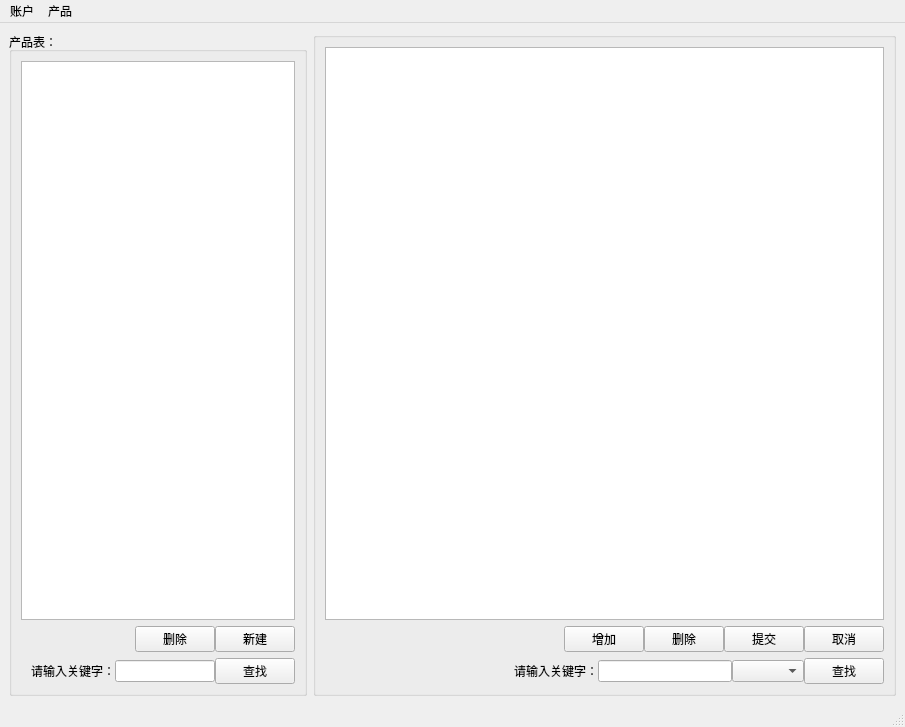
<?xml version="1.0" encoding="UTF-8"?>
<ui version="4.0">
 <class>MainWindow</class>
 <widget class="QMainWindow" name="MainWindow">
  <property name="geometry">
   <rect>
    <x>0</x>
    <y>0</y>
    <width>905</width>
    <height>727</height>
   </rect>
  </property>
  <property name="windowTitle">
   <string>产品管理系统主界面</string>
  </property>
  <widget class="QWidget" name="centralwidget">
   <layout class="QVBoxLayout" name="verticalLayout_4">
    <property name="spacing">
     <number>0</number>
    </property>
    <property name="leftMargin">
     <number>0</number>
    </property>
    <property name="topMargin">
     <number>0</number>
    </property>
    <property name="rightMargin">
     <number>0</number>
    </property>
    <property name="bottomMargin">
     <number>0</number>
    </property>
    <item>
     <widget class="QStackedWidget" name="stackedWidget">
      <property name="currentIndex">
       <number>0</number>
      </property>
      <widget class="QWidget" name="page_1">
       <layout class="QHBoxLayout" name="horizontalLayout_6">
        <item>
         <widget class="QGroupBox" name="groupBox_pg1_1">
          <property name="sizePolicy">
           <sizepolicy hsizetype="Fixed" vsizetype="Preferred">
            <horstretch>0</horstretch>
            <verstretch>0</verstretch>
           </sizepolicy>
          </property>
          <property name="minimumSize">
           <size>
            <width>250</width>
            <height>0</height>
           </size>
          </property>
          <property name="maximumSize">
           <size>
            <width>300</width>
            <height>16777215</height>
           </size>
          </property>
          <property name="title">
           <string>产品表：</string>
          </property>
          <layout class="QVBoxLayout" name="verticalLayout">
           <item>
            <widget class="QListView" name="listView_pg1_gp1_1"/>
           </item>
           <item>
            <widget class="QWidget" name="widget" native="true">
             <layout class="QHBoxLayout" name="horizontalLayout_2">
              <property name="spacing">
               <number>0</number>
              </property>
              <property name="leftMargin">
               <number>0</number>
              </property>
              <property name="topMargin">
               <number>0</number>
              </property>
              <property name="rightMargin">
               <number>0</number>
              </property>
              <property name="bottomMargin">
               <number>0</number>
              </property>
              <item>
               <spacer name="horizontalSpacer">
                <property name="orientation">
                 <enum>Qt::Horizontal</enum>
                </property>
                <property name="sizeHint" stdset="0">
                 <size>
                  <width>202</width>
                  <height>20</height>
                 </size>
                </property>
               </spacer>
              </item>
              <item>
               <widget class="QPushButton" name="pushButton_pg1_gp1_1">
                <property name="text">
                 <string>删除</string>
                </property>
               </widget>
              </item>
              <item>
               <widget class="QPushButton" name="pushButton_pg1_gp1_2">
                <property name="text">
                 <string>新建</string>
                </property>
               </widget>
              </item>
             </layout>
            </widget>
           </item>
           <item>
            <widget class="QWidget" name="widget_2" native="true">
             <layout class="QHBoxLayout" name="horizontalLayout_3">
              <property name="spacing">
               <number>0</number>
              </property>
              <property name="leftMargin">
               <number>0</number>
              </property>
              <property name="topMargin">
               <number>0</number>
              </property>
              <property name="rightMargin">
               <number>0</number>
              </property>
              <property name="bottomMargin">
               <number>0</number>
              </property>
              <item>
               <spacer name="horizontalSpacer_4">
                <property name="orientation">
                 <enum>Qt::Horizontal</enum>
                </property>
                <property name="sizeHint" stdset="0">
                 <size>
                  <width>18</width>
                  <height>20</height>
                 </size>
                </property>
               </spacer>
              </item>
              <item>
               <widget class="QLabel" name="label_3">
                <property name="text">
                 <string>请输入关键字：</string>
                </property>
                <property name="alignment">
                 <set>Qt::AlignRight|Qt::AlignTrailing|Qt::AlignVCenter</set>
                </property>
               </widget>
              </item>
              <item>
               <widget class="QLineEdit" name="lineEdit_pg1_gp1_1"/>
              </item>
              <item>
               <widget class="QPushButton" name="pushButton_pg1_gp1_3">
                <property name="text">
                 <string>查找</string>
                </property>
               </widget>
              </item>
             </layout>
            </widget>
           </item>
          </layout>
         </widget>
        </item>
        <item>
         <widget class="QGroupBox" name="groupBox_pg1_2">
          <property name="title">
           <string/>
          </property>
          <layout class="QVBoxLayout" name="verticalLayout_3">
           <item>
            <widget class="QTableView" name="tableView_pg1_gp2_1"/>
           </item>
           <item>
            <widget class="QWidget" name="widget_3" native="true">
             <layout class="QHBoxLayout" name="horizontalLayout_4">
              <property name="spacing">
               <number>0</number>
              </property>
              <property name="leftMargin">
               <number>0</number>
              </property>
              <property name="topMargin">
               <number>0</number>
              </property>
              <property name="rightMargin">
               <number>0</number>
              </property>
              <property name="bottomMargin">
               <number>0</number>
              </property>
              <item>
               <spacer name="horizontalSpacer_2">
                <property name="orientation">
                 <enum>Qt::Horizontal</enum>
                </property>
                <property name="sizeHint" stdset="0">
                 <size>
                  <width>240</width>
                  <height>20</height>
                 </size>
                </property>
               </spacer>
              </item>
              <item>
               <widget class="QPushButton" name="pushButton_pg1_gp2_1">
                <property name="text">
                 <string>增加</string>
                </property>
               </widget>
              </item>
              <item>
               <widget class="QPushButton" name="pushButton_pg1_gp2_2">
                <property name="text">
                 <string>删除</string>
                </property>
               </widget>
              </item>
              <item>
               <widget class="QPushButton" name="pushButton_pg1_gp2_3">
                <property name="text">
                 <string>提交</string>
                </property>
               </widget>
              </item>
              <item>
               <widget class="QPushButton" name="pushButton_pg1_gp2_4">
                <property name="text">
                 <string>取消</string>
                </property>
               </widget>
              </item>
             </layout>
            </widget>
           </item>
           <item>
            <widget class="QWidget" name="widget_4" native="true">
             <layout class="QHBoxLayout" name="horizontalLayout_5">
              <property name="spacing">
               <number>0</number>
              </property>
              <property name="leftMargin">
               <number>0</number>
              </property>
              <property name="topMargin">
               <number>0</number>
              </property>
              <property name="rightMargin">
               <number>0</number>
              </property>
              <property name="bottomMargin">
               <number>0</number>
              </property>
              <item>
               <spacer name="horizontalSpacer_3">
                <property name="orientation">
                 <enum>Qt::Horizontal</enum>
                </property>
                <property name="sizeHint" stdset="0">
                 <size>
                  <width>189</width>
                  <height>20</height>
                 </size>
                </property>
               </spacer>
              </item>
              <item>
               <widget class="QLabel" name="label_4">
                <property name="text">
                 <string>请输入关键字：</string>
                </property>
                <property name="alignment">
                 <set>Qt::AlignRight|Qt::AlignTrailing|Qt::AlignVCenter</set>
                </property>
               </widget>
              </item>
              <item>
               <widget class="QLineEdit" name="lineEdit_pg1_gp2_1"/>
              </item>
              <item>
               <widget class="QComboBox" name="comboBox_pg1_gp2_1"/>
              </item>
              <item>
               <widget class="QPushButton" name="pushButton_pg1_gp2_5">
                <property name="text">
                 <string>查找</string>
                </property>
               </widget>
              </item>
             </layout>
            </widget>
           </item>
          </layout>
         </widget>
        </item>
       </layout>
      </widget>
      <widget class="QWidget" name="page_2">
       <layout class="QHBoxLayout" name="horizontalLayout">
        <item>
         <widget class="QLabel" name="label">
          <property name="text">
           <string>产品分析，带扩展</string>
          </property>
          <property name="textFormat">
           <enum>Qt::AutoText</enum>
          </property>
          <property name="alignment">
           <set>Qt::AlignCenter</set>
          </property>
         </widget>
        </item>
       </layout>
      </widget>
      <widget class="QWidget" name="page">
       <layout class="QVBoxLayout" name="verticalLayout_2">
        <item>
         <widget class="QLabel" name="label_2">
          <property name="text">
           <string>欢迎来到产品大数据信息管理系统</string>
          </property>
          <property name="alignment">
           <set>Qt::AlignCenter</set>
          </property>
         </widget>
        </item>
       </layout>
      </widget>
     </widget>
    </item>
   </layout>
  </widget>
  <widget class="QMenuBar" name="menubar">
   <property name="geometry">
    <rect>
     <x>0</x>
     <y>0</y>
     <width>905</width>
     <height>23</height>
    </rect>
   </property>
   <widget class="QMenu" name="menu_1">
    <property name="title">
     <string>账户</string>
    </property>
    <addaction name="action_mn1_1"/>
    <addaction name="action_mn1_2"/>
   </widget>
   <widget class="QMenu" name="menu_2">
    <property name="title">
     <string>产品</string>
    </property>
    <addaction name="action_mn2_1"/>
    <addaction name="action_mn2_2"/>
   </widget>
   <addaction name="menu_1"/>
   <addaction name="menu_2"/>
  </widget>
  <widget class="QStatusBar" name="statusbar"/>
  <action name="action_mn1_1">
   <property name="text">
    <string>注销</string>
   </property>
  </action>
  <action name="action_mn1_2">
   <property name="text">
    <string>退出</string>
   </property>
  </action>
  <action name="action_mn2_1">
   <property name="text">
    <string>管理</string>
   </property>
  </action>
  <action name="action_mn2_2">
   <property name="text">
    <string>分析</string>
   </property>
  </action>
 </widget>
 <resources/>
 <connections/>
</ui>
